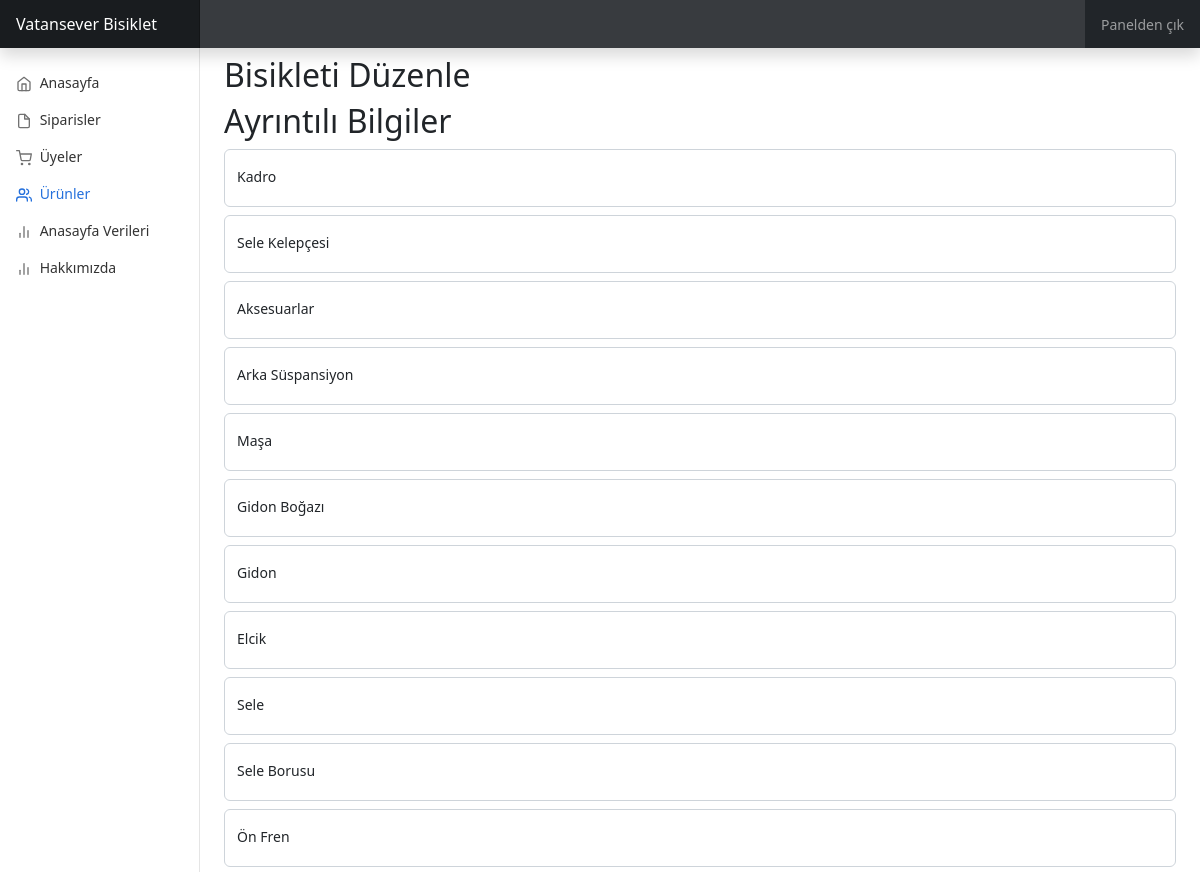
The app's page /dashboard/detailedit.php?bisiklet=27 (upper part), older data.
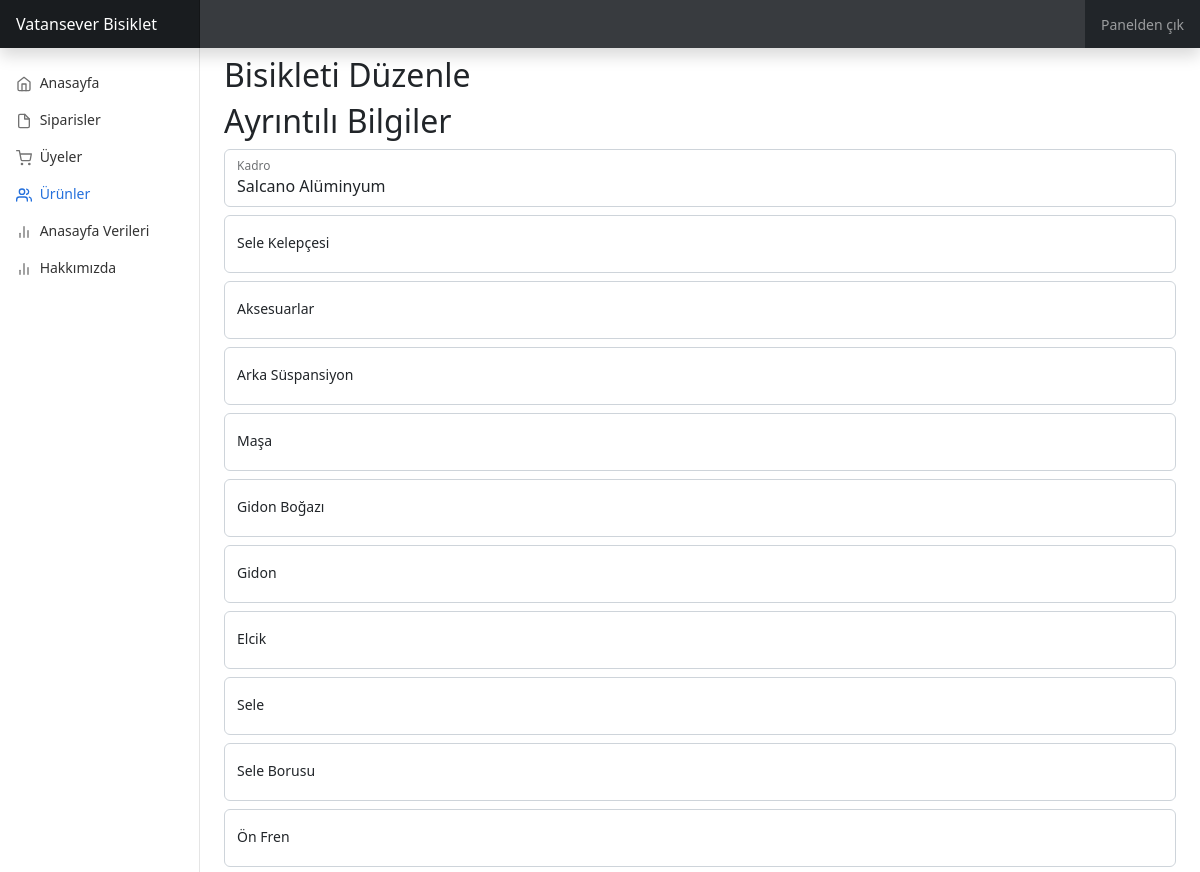
The same page, newer data.
### tables this page shows
CREATE TABLE IF NOT EXISTS `bisiklet_detay` (
  `id` int(11) NOT NULL AUTO_INCREMENT,
  `bisiklet_id` int(11) NOT NULL,
  `kadro` varchar(500) DEFAULT NULL,
  `sele_kelepcesi` varchar(255) DEFAULT NULL,
  `aksesuarlar` varchar(255) DEFAULT NULL,
  `arka_suspansiyon` varchar(255) DEFAULT NULL,
  `masa` varchar(255) DEFAULT NULL,
  `gidon_bogazi` varchar(255) DEFAULT NULL,
  `gidon` varchar(255) DEFAULT NULL,
  `elcik` varchar(255) DEFAULT NULL,
  `sele` varchar(255) DEFAULT NULL,
  `sele_borusu` varchar(255) DEFAULT NULL,
  `on_fren` varchar(255) DEFAULT NULL,
  `arka_fren` varchar(255) DEFAULT NULL,
  `arka_aktarici` varchar(255) DEFAULT NULL,
  `on_aktarici` varchar(255) DEFAULT NULL,
  `vites_kollari` varchar(255) DEFAULT NULL,
  `ruble` varchar(255) DEFAULT NULL,
  `zincir` varchar(255) DEFAULT NULL,
  `aynakol` varchar(255) DEFAULT NULL,
  `aynakol_dislisi` varchar(255) DEFAULT NULL,
  `orta_gobek` varchar(255) DEFAULT NULL,
  `jantlar` varchar(255) DEFAULT NULL,
  `on_gobek` varchar(255) DEFAULT NULL,
  `arka_gobek` varchar(255) DEFAULT NULL,
  `jant_teli` varchar(255) DEFAULT NULL,
  `on_lastik` varchar(255) DEFAULT NULL,
  `arka_lastik` varchar(255) DEFAULT NULL,
  `ic_lastik` varchar(255) DEFAULT NULL,
  PRIMARY KEY (`id`),
  KEY `bisiklet_id` (`bisiklet_id`)
);

### dashboard/detailedit.php (the view, shortened to what the changed rows need)
<!doctype html>
<html lang="en" data-bs-theme="auto">
  <head><script src="../assets/js/color-modes.js"></script>
<link href="../assets/dist/css/bootstrap.min.css" rel="stylesheet">
    <link href="dashboard.css" rel="stylesheet">
  </head>
  <body>
<div class="container-fluid">
  <div class="row">
    <main class="col-md-9 ms-sm-auto col-lg-10 px-md-4">
      <h2 class="mt-2">Bisikleti Düzenle</h2>
      <h2>Ayrıntılı Bilgiler</h2>
        <?php
        include("../baglan.php");
        $detay = $conn -> query("SELECT * FROM bisiklet_detay WHERE bisiklet_id = ".$_GET["bisiklet"]) -> fetch_array();
        ?>
        <form action="detailupdate.php" method="GET">
        <div class="form-floating mb-2">
            <input type="form-control" class="form-control" id="bikeEditKadro" name="bisiklet_kadro" placeholder=" " value="<?php echo $detay[2] ?>">
            <label for="bikeEditModel">Kadro</label>
        </div>
        </form>
    </main>
  </div>
</div>
  </body>
</html>

Row changes from the older to the newer data that the page shows:
added bisiklet_detay: bisiklet_kadro "Salcano Alüminyum"
